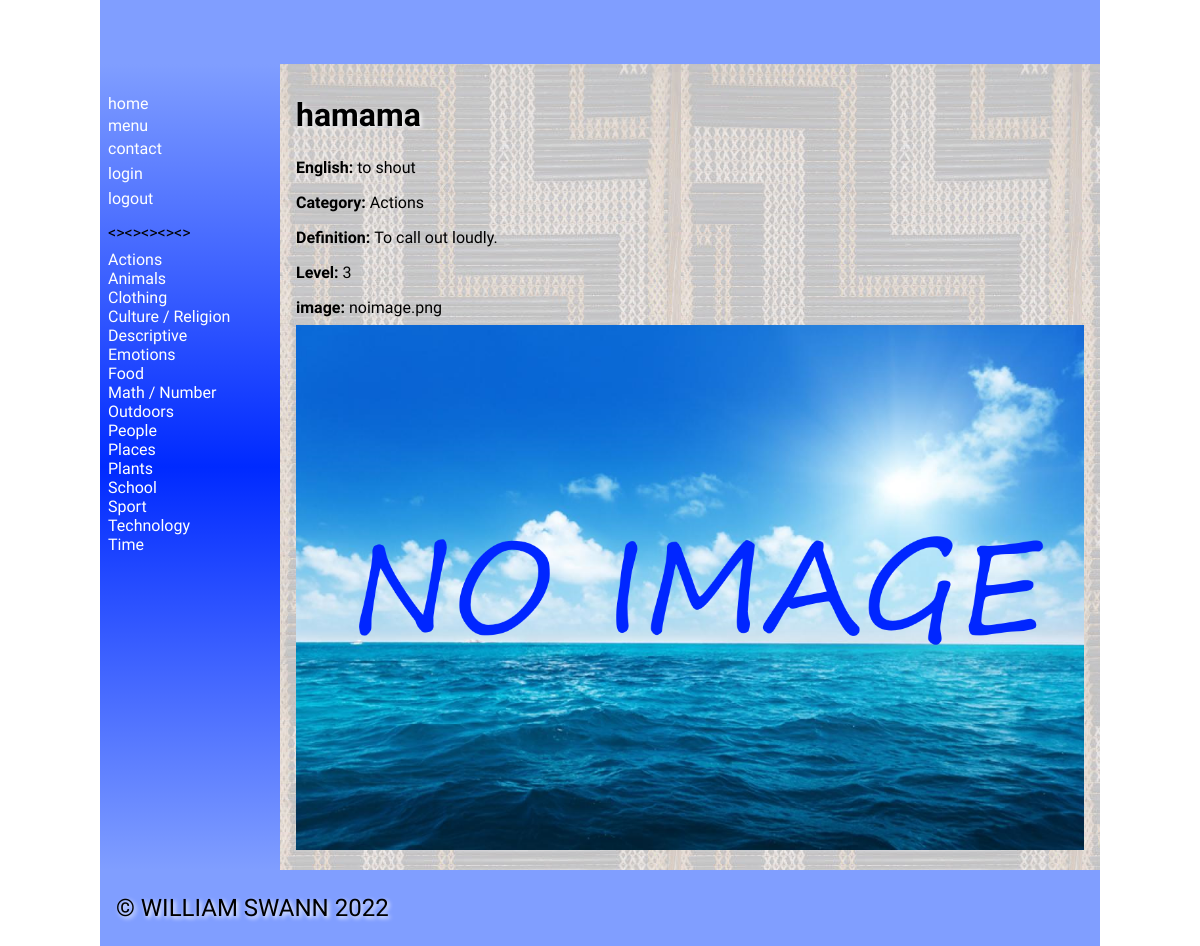
Page /name/1 on the committed database.
### tables this page shows
CREATE TABLE "catalist"
(
    catali  varchar(30),
    cata_id integer
        constraint catalist_pk
            primary key autoincrement
);

CREATE TABLE "product"
(
    name_id    integer
        constraint product_pk
            primary key autoincrement,
    name       varchar(30),
    english    varchar(300),
    category   varchar(100),
    definition varchar(300),
    level      varchar(3),
    image      varchar(100),
    cata_id    integer
);

### app.py (the view)
@app.route("/name/<name_id>")
def render_maoriword(name_id):
    cata_list = sidenav1()
    con = create_connection(DB_NAME)
    query = """SELECT name_id, name, english, cata_id, category, definition, level, image FROM product WHERE name_id=? ORDER BY name"""
    cur = con.cursor()
    cur.execute(query, (name_id,))
    maori_list = cur.fetchall()
    query = """SELECT cata_id, catali FROM catalist WHERE cata_id=?"""
    cur = con.cursor()
    cur.execute(query, (maori_list[0][3],))
    cata_names_list = cur.fetchall()
    return render_template("name.html", cata_names_list=cata_names_list, catagories=cata_list, maori=maori_list)

### app.py (called while the page is built)
def create_connection(db_file):
    try:
        connection = sqlite3.connect(db_file)
        return connection
    except Error as e:
        print(e)
    return None

def sidenav1():
    con = create_connection(DB_NAME)
    query = """SELECT cata_id, catali FROM catalist ORDER BY catali"""
    cur = con.cursor()
    cur.execute(query)
    cata_list = cur.fetchall()
    con.commit()
    con.close()
    return cata_list

### templates/name.html (shortened to what this page needs)
{% extends 'base1.html' %}
{% block main %}
           {% for product in maori%}
                <h1>{{ product[1] }}</h1>
                <p><strong>English: </strong>{{ product[2] }}</p>
                <p><strong>Category: </strong>{{ product[4] }}</p>
                <p><strong>Definition: </strong>{{ product[5] }}</p>
                <p><strong>Level: </strong>{{ product[6] }}</p>
                <p><strong>image: </strong>{{ product[7] }}</p>
                <img src="/static/images/{{ product[7] }}">
            {%endfor%}
{% endblock %}

### templates/base1.html (shortened to what this page needs)
<!doctype html>
<html lang="en">
<head>
	<link href="{{ url_for('static', filename='style.css') }}" rel="stylesheet">
</head>
<body>
	<div id="container">
		<header>
			<h1>{% block heading %}{% endblock %}</h1>
		</header>
		<nav>
			<ul>
                <li><a href="\">home</a></li>
            <a href="/menu">menu</a><li>
            <a href="/contact">contact</a><li>
            <a href="/login">login</a><li>
            <a href="/logout">logout</a><li>
				<p><><><><><></p>
			{% for catalist in catagories %}
        <div>
            <a href="/catagories/{{ catalist[0] }}">{{ catalist[1] }}</a>
        </div>
    		{% endfor %}
			</ul>
		</nav>
		<main>
            {% block main%}{% endblock %}
        </main>
		<footer>
			<p>
				&copy; WILLIAM SWANN 2022
			</p>
		</footer>
	</div>
</body>
</html>

### static/style.css (style rules this page uses)
* { font-family: Comfortaa, sans-serif; margin: 0; padding: 0; box-sizing: border-box; }
#container { display: grid; grid-template-columns: 75px auto; grid-template-areas: 'nav header' 'main main' 'footer footer'; }
header { grid-area: header; background-color: #809eff; padding: 1rem; }
nav { grid-area: nav; }
main { grid-area: main; padding: 1rem; background-color: #edd; }
h1, h2, h3, h4 { padding: 1rem 0; font-family: 'Suez One', serif; color: #000; text-shadow: 2px 2px 4px #fff; }
p { padding: 0.5rem 0; }
a { color: #222; }
img { width: 100%; }
footer { grid-area: footer; padding: 1rem; background-color: #809eff; }
footer p { color: #000000; text-shadow: 2px 2px 4px #fff; font-size: 1.5rem; }
@media only screen and (min-width: 768px) { #container { grid-template-columns: 180px auto; grid-template-areas: 'header header' 'nav main' 'footer footer'; } }
@media only screen and (min-width: 768px) { nav { background: linear-gradient(180deg, rgb(128, 158, 255) 0%, rgb(0, 42, 255) 50%, rgb(128, 158, 255) 100%); padding: 0.5rem; } }
@media only screen and (min-width: 768px) { nav ul { list-style: none; } }
@media only screen and (min-width: 768px) { nav li { padding: 0.2rem 0; } }
@media only screen and (min-width: 768px) { nav a { color: #fff; text-decoration: none; } }
@media only screen and (min-width: 768px) { main { background-image: url('/poutama.jpg'); } }
@media only screen and (min-width: 1000px) { #container { width: 1000px; margin: auto; } }

### rows in the picture
catalist: catali "Actions"
catalist: catali "Animals"
catalist: catali "Clothing"
catalist: catali "Culture / Religion"
catalist: catali "Descriptive"
catalist: catali "Emotions"
catalist: catali "Food"
catalist: catali "Math / Number"
catalist: catali "Outdoors"
catalist: catali "People"
catalist: catali "Places"
catalist: catali "Plants"
catalist: catali "School"
catalist: catali "Sport"
catalist: catali "Technology"
catalist: catali "Time"
product: name "hamama", english "to shout", category "Actions", definition "To call out loudly.", level "3", image "noimage.png", image (placeholder picture)
